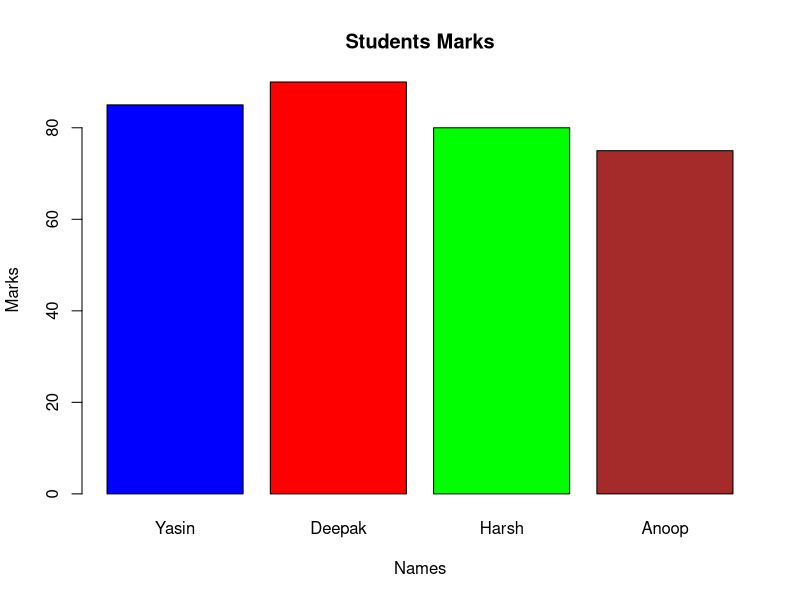

R code for this plot:
# Ploting in R (Bar Graph)

x<- c("Yasin","Deepak","Harsh","Anoop")
y<- c(85,90,80,75)
colo<- c("Blue","Red","Green","Brown")
barplot(y,names.arg=x,main="Students Marks",xlab="Names",ylab="Marks",col=colo)
#barplot(y,names.arg=x,main="Students Marks",xlab="Names",ylab="Marks",col=colo,horiz=TRUE) # For Horizontal bar Graph